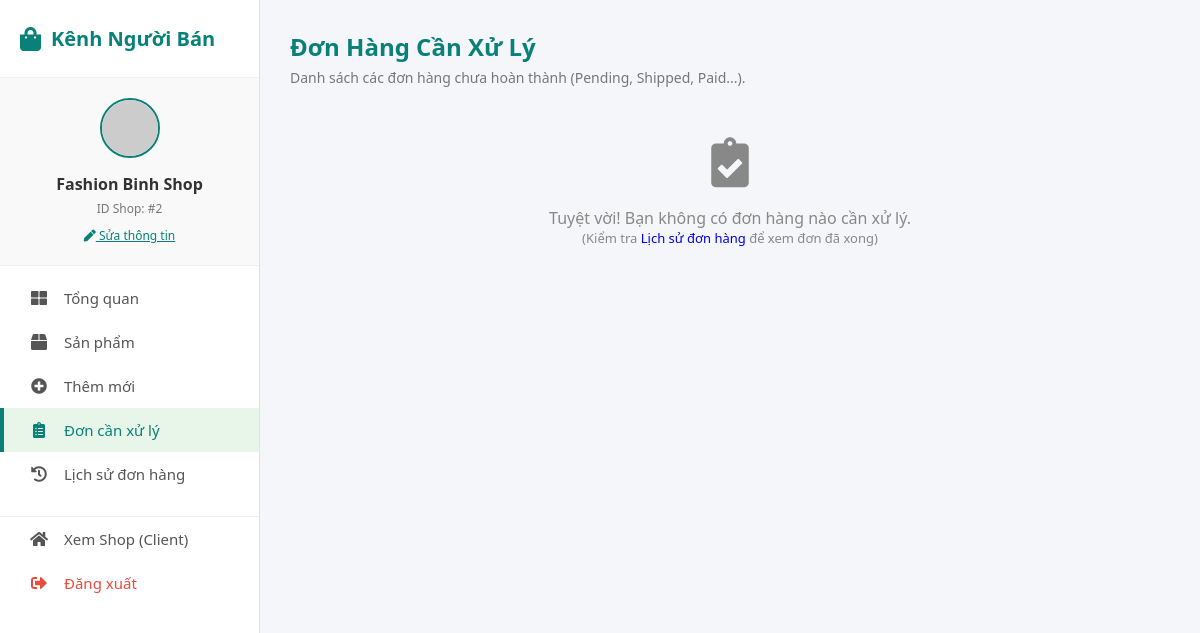
Before: /page/SellerPage/orders.php (signed in) with the older database file.
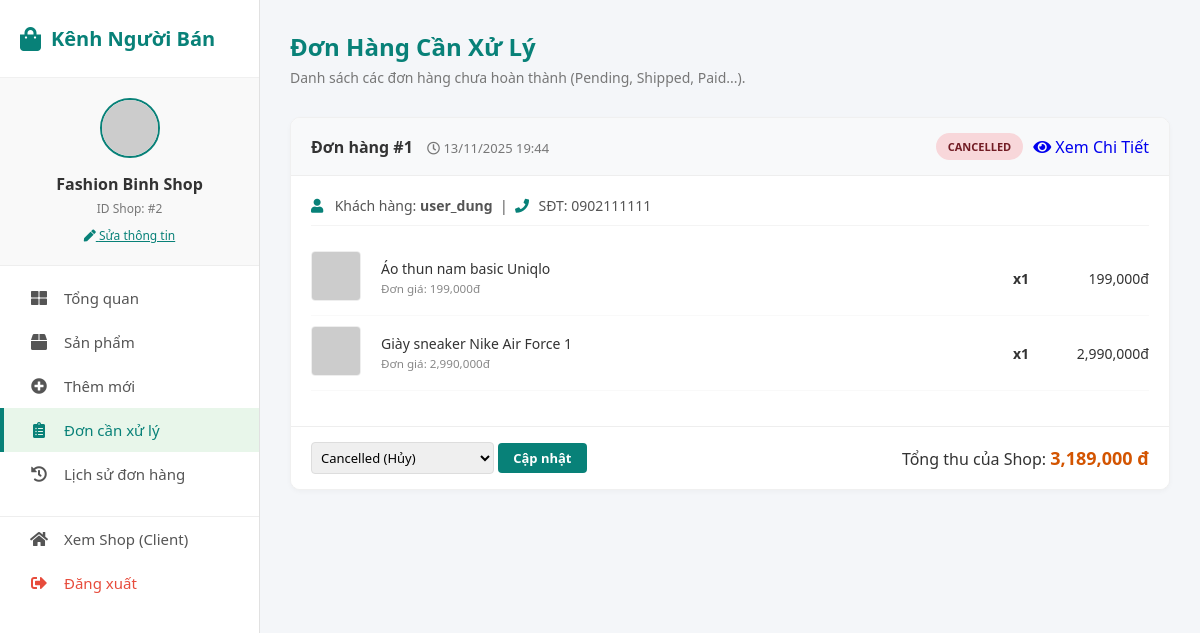
After: the same page with the newer database file.
### tables this page shows
CREATE TABLE `orders` (
  `oid` int(11) NOT NULL,
  `aid` int(11) NOT NULL,
  `fullname` varchar(255) NOT NULL,
  `phone` varchar(20) NOT NULL,
  `address` text NOT NULL,
  `note` text DEFAULT NULL,
  `order_date` datetime NOT NULL DEFAULT current_timestamp(),
  `total_amount` decimal(20,2) DEFAULT NULL,
  `status` enum('pending','paid','shipped','completed','cancelled') NOT NULL DEFAULT 'pending',
  `created_at` timestamp NOT NULL DEFAULT current_timestamp()
);

CREATE TABLE `acc` (
  `aid` int(11) NOT NULL,
  `afname` varchar(100) NOT NULL,
  `alname` varchar(100) NOT NULL,
  `email` varchar(100) NOT NULL,
  `phone` varchar(20) NOT NULL,
  `username` varchar(50) NOT NULL,
  `password` varchar(255) NOT NULL,
  `role` enum('admin','seller','user') NOT NULL DEFAULT 'user'
);

CREATE TABLE `order_items` (
  `oid` int(11) NOT NULL,
  `pid` int(11) NOT NULL,
  `quantity` int(11) NOT NULL,
  `price` decimal(10,2) NOT NULL
);

CREATE TABLE `products` (
  `pid` int(11) NOT NULL,
  `sid` int(11) NOT NULL,
  `cid` int(11) DEFAULT NULL,
  `name` varchar(150) NOT NULL,
  `description` text DEFAULT NULL,
  `price` decimal(10,2) NOT NULL,
  `stock` int(11) NOT NULL DEFAULT 0,
  `status` enum('pending','approved','rejected','hidden') NOT NULL DEFAULT 'pending',
  `main_image` varchar(255) DEFAULT NULL
);

### config.php (called while the page is built, shortened)
<?php
if (!function_exists('getImage')) {
    function getImage($path) {
        if (strpos($path, 'http') === 0) return $path;
        $clean_path = ltrim($path, '/');
        return BASE_URL . '/' . $clean_path;
    }
}
?>

### page/SellerPage/orders.php (the view, shortened to what the changed rows need)
<?php
$sid = $_SESSION['shop_id'];
$sql = "SELECT
            o.oid,
            o.order_date,
            o.status,
            a.username,
            a.phone,
            SUM(oi.quantity * oi.price) as shop_total
        FROM orders o
        JOIN order_items oi ON o.oid = oi.oid
        JOIN products p ON oi.pid = p.pid
        JOIN acc a ON o.aid = a.aid
        WHERE p.sid = $sid AND o.status != 'completed'
        GROUP BY o.oid, o.order_date, o.status, a.username, a.phone
        ORDER BY o.order_date DESC";
$result = $conn->query($sql);
?>
<!DOCTYPE html>
<html lang="vi">
<head>
    <link rel="stylesheet" href="https://cdnjs.cloudflare.com/ajax/libs/font-awesome/5.15.4/css/all.min.css" />
</head>
<body>
    <div class="sidebar">
        <div class="sidebar-header"><i class="fas fa-shopping-bag"></i>
            <h2>Kênh Người Bán</h2>
        </div>
    </div>
    <div class="main-content">
        <div class="page-header">
            <h2 style="color: #088178;">Đơn Hàng Cần Xử Lý</h2>
        </div>
        <?php if ($result->num_rows > 0): ?>
            <?php while ($order = $result->fetch_assoc()): ?>
                <div class="order-card">
                    <div class="order-header">
                        <div>
                            <span class="order-id">Đơn hàng #<?= $order['oid'] ?></span>
                            <span class="order-date"><i class="far fa-clock"></i> <?= date('d/m/Y H:i', strtotime($order['order_date'])) ?></span>
                        </div>
                        <div style="display:flex; gap:10px; align-items:center;">
                            <span class="badge st-<?= $order['status'] ?>"><?= ucfirst($order['status']) ?></span>
                            <a href="order_detail.php?oid=<?= $order['oid'] ?>" class="btn-action">
                                <i class="fas fa-eye"></i> Xem Chi Tiết
                            </a>
                        </div>
                    </div>
                    <div class="order-body">
                        <div class="customer-info">
                            <i class="fas fa-user"></i> Khách hàng: <b><?= htmlspecialchars($order['username']) ?></b> &nbsp;|&nbsp;
                            <i class="fas fa-phone"></i> SĐT: <?= htmlspecialchars($order['phone']) ?>
                        </div>
                        <table class="item-list">
                            <?php
                            $oid = $order['oid'];
                            $sql_items = "SELECT oi.*, p.name, p.main_image
                                              FROM order_items oi
                                              JOIN products p ON oi.pid = p.pid
                                              WHERE oi.oid = $oid AND p.sid = $sid";
                            $items = $conn->query($sql_items);
                            while ($item = $items->fetch_assoc()):
                            ?>
                                <tr>
                                    <td style="width: 70px;">
                                        <?php
                                        $imgSrc = $item['main_image'];
                                        if (function_exists('getImage')) {
                                            $displayImg = getImage($imgSrc);
                                        } else {
                                            if (empty($imgSrc)) $displayImg = 'https://via.placeholder.com/50';
                                            elseif (strpos($imgSrc, 'http') === 0) $displayImg = $imgSrc;
                                            else $displayImg = BASE_URL . '/' . ltrim($imgSrc, '/');
                                        }
                                        ?>
                                        <img src="<?= $displayImg ?>" class="item-img" loading="lazy" onerror="this.src='https://via.placeholder.com/50?text=Err'">
                                    </td>
                                    <td>
                                        <div class="item-name"><?= htmlspecialchars($item['name']) ?></div>
                                        <small style="color: #888;">Đơn giá: <?= number_format($item['price']) ?>đ</small>
                                    </td>
                                    <td style="text-align: right; font-weight: bold;">x<?= $item['quantity'] ?></td>
                                    <td style="text-align: right; width: 120px; font-weight: 500;">
                                        <?= number_format($item['price'] * $item['quantity']) ?>đ
                                    </td>
                                </tr>
                            <?php endwhile; ?>
                        </table>
                    </div>
                    <div class="order-footer">
                        <div class="status-form">
                            <form method="POST">
                                <select name="status" class="status-select">
                                    <option value="cancelled" <?= $order['status'] == 'cancelled' ? 'selected' : '' ?>>Cancelled (Hủy)</option>
                                </select>
                                <button type="submit" name="update_status" class="btn-update">Cập nhật</button>
                            </form>
                        </div>
                        <div>
                            Tổng thu của Shop: <span class="total-price"><?= number_format($order['shop_total']) ?> đ</span>
                        </div>
                    </div>
                </div>
            <?php endwhile; ?>
        <?php else: ?>
            <div style="text-align: center; color: #888; margin-top: 50px;">
                <i class="fas fa-clipboard-check" style="font-size: 50px; margin-bottom: 20px;"></i>
                <p>Tuyệt vời! Bạn không có đơn hàng nào cần xử lý.</p>
                <p style="font-size: 13px;">(Kiểm tra <a href="orders_history.php">Lịch sử đơn hàng</a> để xem đơn đã xong)</p>
            </div>
        <?php endif; ?>
    </div>
</body>
</html>

Changed rows visible on the page:
now on this page (row edited): orders: oid "1", order_date "13/11/2025 19:44", status "CANCELLED", aid.username "user_dung", aid.phone "0902111111", status "Cancelled (Hủy)", shop_total "3,189,000"
now on this page (row unchanged): order_items: pid.name "Áo thun nam basic Uniqlo", price "199,000", quantity "1", $item['price'] * $item['quantity'] "199,000"
now on this page (row unchanged): order_items: pid.name "Giày sneaker Nike Air Force 1", price "2,990,000", quantity "1", $item['price'] * $item['quantity'] "2,990,000"
Other visible differences:
text no longer shown: "Tuyệt vời! Bạn không có đơn hàng nào cần xử lý. (Kiểm tra Lịch sử đơn hàng để xem đơn đã xong)"
